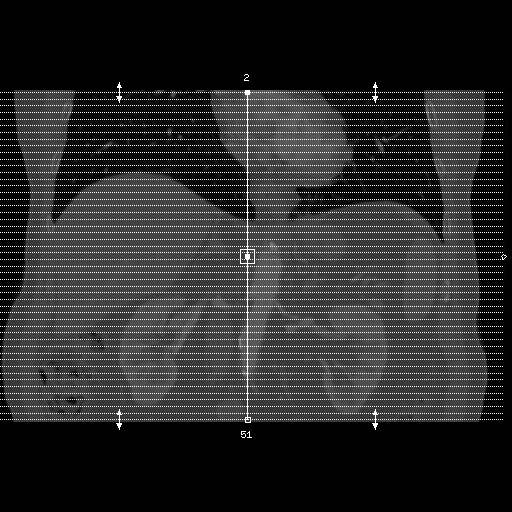
#> input picture 2022/11_AP_Ax5.00mm/dicom-00001.dcm, 512 x 512 px; its folder holds 4 pictures in this run; the run also reads 4 pictures not shown here
$ python main.py
#> lines starting #> are read from the running program, lines starting #| are printed output that depends on the picture
#> in load_dicom_volume, `dz = float(ds.SliceThickness)`: dz = 5
#> in load_dicom_volume, `dy, dx = map(float, ds.PixelSpacing)`: dy = 0.748
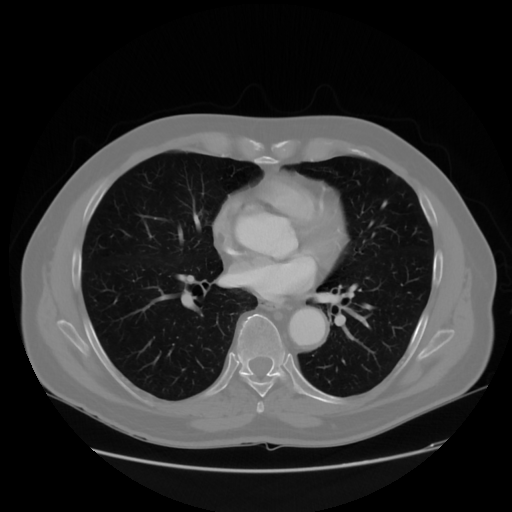
#> input picture 2022/11_AP_Ax5.00mm/dicom-00004.dcm, 512 x 512 px
#> in build_mask_volume, `ct_files = sorted( CT_DIR.glob("*.dcm"), key=lambda f: float(pydicom.d..`: ct_files = 4 items
#> in build_mask_volume, `ct_datasets = ct_datasets[:-1]`: ct_datasets = 3 items
#> in build_mask_volume, `ct_zs = np.array([float(ds.ImagePositionPatient[2]) for ds in ct_datas..`: ct_zs = [-24.88, -19.88, -14.88]
#> in build_mask_volume, `seg_zs = np.array([ float(fg.PlanePositionSequence[0].ImagePositionPat..`: seg_zs = 29 values from -194.9 to -54.88
#> in build_mask_volume, `n_slices = len(ct_datasets)`: n_slices = 3
#> the loop in build_mask_volume, `for i, z in enumerate(seg_zs):` made 29 passes
#> z on passes 1 to 12: -194.9, -189.9, -184.9, -179.9, -174.9, -169.9, -164.9, -159.9, -154.9, -149.9, -144.9, -139.9
#> the loop in build_mask_volume (call 2), `for i, z in enumerate(seg_zs):` made 3 passes
#> z on passes 1 to 3: -129.9, -124.9, -119.9
import os
import numpy as np
import pydicom
import matplotlib.pyplot as plt
from pathlib import Path
from typing import List, Optional
import matplotlib.animation as animation
import scipy.ndimage
from skimage.segmentation import watershed
from skimage.feature import peak_local_max
from scipy.ndimage import distance_transform_edt, label
from sklearn.metrics import precision_score, recall_score, jaccard_score, f1_score
from skimage.filters import threshold_otsu

REF_DIR = Path("/Users/shihab/UIB/Medical Image Processing/medical-image-processing/2022/11_AP_Ax5.00mm")
INP_DIR = Path("/Users/shihab/UIB/Medical Image Processing/medical-image-processing/2022/30_EQP_Ax5.00mm")

LIVER_PATH = Path("/Users/shihab/UIB/Medical Image Processing/medical-image-processing/2022/11_AP_Ax5.00mm_ManualROI_Liver.dcm")
TUMOR_PATH = Path("/Users/shihab/UIB/Medical Image Processing/medical-image-processing/2022/11_AP_Ax5.00mm_ManualROI_Tumor.dcm")


# rotate the volume around the axial (Z) plane
def rotate_on_axial_plane(vol: np.ndarray, angle: float) -> np.ndarray:
    return scipy.ndimage.rotate(vol, angle, axes=(1, 2), reshape=False)

# compute maximum intensity projection along the given axis
def max_projection(vol: np.ndarray, axis: int) -> np.ndarray:
    return vol.max(axis=axis)

# generate a rotating MIP animation with mask overlays
def animate_rotating_MIP_planes(vol, spacing, mask1=None, mask2=None):
#> called with vol = array of shape (3, 512, 512), spacing = (5, 0.748, 0.748), mask1 = array of shape (3, 512, 512), mask2 = array of shape (3, 512, 512)
    alpha = 0.35
    colors = [(0.0, 1.0, 0.0), (1.0, 0.0, 0.0)]
    cm = plt.get_cmap("gray")

    # rotation angles for 16 projections
    angles = np.linspace(0, 360 * 31 / 32, 32)

    fig, ax = plt.subplots()
    ax.axis("off")

    frames = []

    for angle in angles:
        # rotate the volume
        v = rotate_on_axial_plane(vol, angle)

        # compute sagittal MIP
        mip = v.max(axis=2)

        # normalize and convert to RGB
        img = cm((mip - vol.min()) / (vol.max() - vol.min()))[..., :3]

        if mask1 is not None or mask2 is not None:
            # create RGBA overlay
            overlay = np.ones((*mip.shape, 4), dtype=np.float32)
            overlay[..., :3] = img

            for idx, m in enumerate((mask1, mask2)):
                if m is not None:
                    # rotate and project the mask
                    m_rot = rotate_on_axial_plane(m, angle)
                    m_proj = m_rot.max(axis=2) > 0

                    # blend color into overlay
                    overlay[m_proj, :3] = (
                        (1 - alpha) * overlay[m_proj, :3] +
                        alpha * np.array(colors[idx])
                    )

            frame = ax.imshow(overlay, origin="lower", aspect=spacing[0]/spacing[1], animated=True)
        else:
            frame = ax.imshow(mip, cmap="gray", origin="lower", aspect=spacing[0]/spacing[1], animated=True)

        frames.append([frame])

    ani = animation.ArtistAnimation(fig, frames, interval=100)
    ani.save("animation.gif")
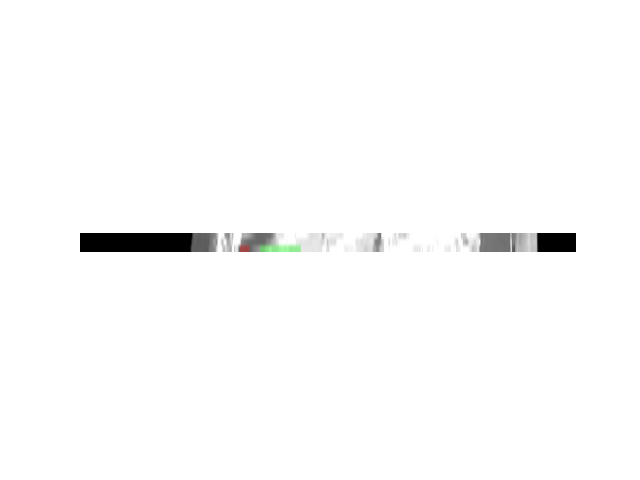
#> saved as animation.gif: PIL image 640x480 RGBA; mean R, G, B, A 251.4, 251.5, 251.4, 255
    plt.close(fig)


# return CT volume (z, y, x) and voxel spacing (dz, dy, dx)
def load_dicom_volume(folder):
    # collect all DICOM files in the folder
    dcms = [os.path.join(folder, f) for f in os.listdir(folder) if f.lower().endswith('.dcm')]

    arrays, z_pos = [], []
    for f in dcms:
        # read slice
        ds = pydicom.dcmread(f)
        arrays.append(ds.pixel_array.astype(np.int16))

        # slice z‑position
        z_pos.append(float(ds.ImagePositionPatient[2]))

    # sort slices by z and stack into a 3‑D volume
    order = np.argsort(z_pos)
    vol = np.stack([arrays[i] for i in order], axis=0)
    vol = vol[:-1]

    # voxel spacing (dz, dy, dx)
    dz = float(ds.SliceThickness)
    dy, dx = map(float, ds.PixelSpacing)
    return vol, (dz, dy, dx)


# check if all DICOM slices belong to a single acquisition
def verify_single_acquisition(dicom_dir):
    dicom_dir = Path(dicom_dir)

    # get all DICOM files in folder
    dcm_files = list(dicom_dir.glob("*.dcm"))

    series_uids = set()
    acquisition_numbers = set()

    for dcm_file in dcm_files:
        # read DICOM header
        ds = pydicom.dcmread(dcm_file)
        series_uids.add(ds.SeriesInstanceUID)
        acquisition_numbers.add(ds.AcquisitionNumber)

    print(f"Unique Series Instance UIDs: {len(series_uids)}")
    print(f"Unique Acquisition Numbers: {len(acquisition_numbers)}")

    # check if only one series
    is_single_acquisition = len(series_uids) == 1
    if is_single_acquisition:
        print("SINGLE AQUISITION VERIFICATION: Dataset appears to contain a SINGLE acquisition.")
    else:
        print("SINGLE AQUISITION VERIFICATION: Dataset appears to contain MULTIPLE acquisitions.")
    return is_single_acquisition


# rasterize a DICOM-SEG file onto the CT volume grid (z, y, x)
def build_mask_volume(ct_dir, seg_path):
    CT_DIR = Path(ct_dir)

    # load and sort CT slices by z-position
    ct_files = sorted(
        CT_DIR.glob("*.dcm"),
        key=lambda f: float(pydicom.dcmread(f).ImagePositionPatient[2])
    )
    ct_datasets = [pydicom.dcmread(f) for f in ct_files]
    ct_datasets = ct_datasets[:-1]
    ct_zs = np.array([float(ds.ImagePositionPatient[2]) for ds in ct_datasets])

    # load segmentation and extract frames
    ds_seg = pydicom.dcmread(seg_path)
    frames = ds_seg.pixel_array

    # get z-positions for each segmentation frame
    seg_zs = np.array([
        float(fg.PlanePositionSequence[0].ImagePositionPatient[2])
        for fg in ds_seg.PerFrameFunctionalGroupsSequence
    ])

    # initialize empty mask volume
    n_slices = len(ct_datasets)
    H, W = frames.shape[1], frames.shape[2]
    mask_volume = np.zeros((n_slices, H, W), dtype=bool)

    # map each SEG frame to the closest CT slice
    for i, z in enumerate(seg_zs):
        idx = int(np.argmin(np.abs(ct_zs - z)))
        mask_volume[idx] = (frames[i] > 0)

    return mask_volume


# windowing to improve dynamic range/contrast
def apply_window(image: np.ndarray,
                 vmin: float,
                 vmax: float) -> np.ndarray:

    if vmax <= vmin:
        raise ValueError("vmax must be greater than vmin")

    clipped = np.clip(image, vmin, vmax)
    scaled = ((clipped - vmin) / (vmax - vmin)) * 255.0
    return scaled.astype(np.uint8)


def visualize(base: List[np.ndarray], spacing, titles: List[str],
              masks: List[Optional[np.ndarray]] = None,):

    alpha = 0.30
    dz, dy, dx = spacing
    exts = ([0, dx * base[0].shape[1], 0, dy * base[0].shape[0]],
            [0, dx * base[1].shape[1], 0, dz * len(base[1])],
            [0, dy * base[2].shape[1], 0, dz * len(base[2])])

    colors = [(0.0, 1.0, 0.0),
              (1.0, 0.0, 0.0)]

    fig, axs = plt.subplots(1, 3, figsize=(12, 5))
    for i, ax in enumerate(axs):
        ax.imshow(base[i], cmap='gray', extent=exts[i], origin='lower')

        if masks:
            for m_idx, m in enumerate(masks):
                if m is not None:
                    mask = m[i]
                    overlay = np.zeros((*mask.shape, 4), dtype=np.float32)
                    color = colors[m_idx % len(colors)]
                    overlay[mask > 0] = [*color, alpha]
                    ax.imshow(overlay, extent=exts[i], origin='lower')

        ax.set_title(titles[i])
        ax.axis('off')
        ax.set_aspect('equal')

    plt.tight_layout()
    plt.show()


def show_midplanes(vol, spacing, mask1=None, mask2=None):
    # extract center slices in all three planes
#> called with vol = array of shape (3, 512, 512), spacing = (5, 0.748, 0.748), mask1 = array of shape (3, 512, 512), mask2 = array of shape (3, 512, 512)
    z, y, x = np.array(vol.shape) // 2
#> z = 1; y = 256; x = 256
    base = [vol[z], vol[:, y, :], vol[:, :, x]]
    masks = None
    if mask1 is not None or mask2 is not None:
        masks = [[m[z], m[:, y, :], m[:, :, x]] if m is not None else None for m in (mask1, mask2)]
    visualize(base, spacing, [f'Axial z={z}', f'Coronal y={y}', f'Sagittal x={x}'], masks)
#> in visualize, `plt.show()`:
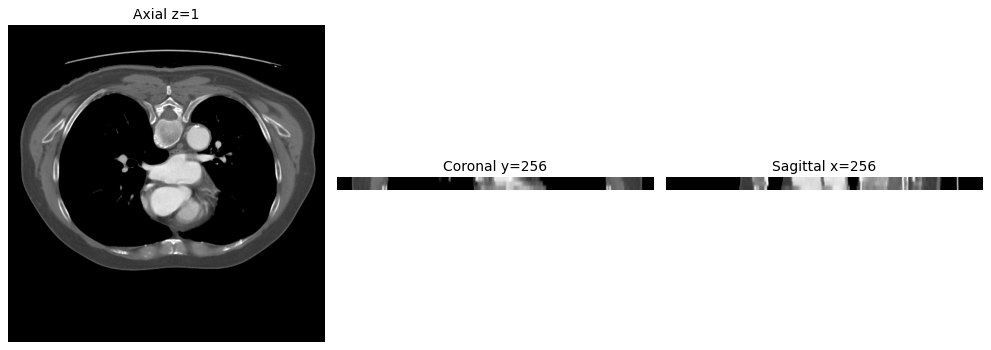
#> figure drawn by matplotlib, 3 panels


def show_mip_planes(vol, spacing, mask1=None, mask2=None, titles=['Axial MIP', 'Coronal MIP', 'Sagittal MIP']):
    # compute maximum intensity projections in three planes
    base = [vol.max(0), vol.max(1), vol.max(2)]
    masks = None
    if mask1 is not None or mask2 is not None:
        masks = [[m.max(0), m.max(1), m.max(2)] if m is not None else None for m in (mask1, mask2)]
    visualize(base, spacing, titles, masks)
#> call 2 of visualize, with spacing = (5, 0.748, 0.748)
#> in visualize (call 2), `plt.show()`:
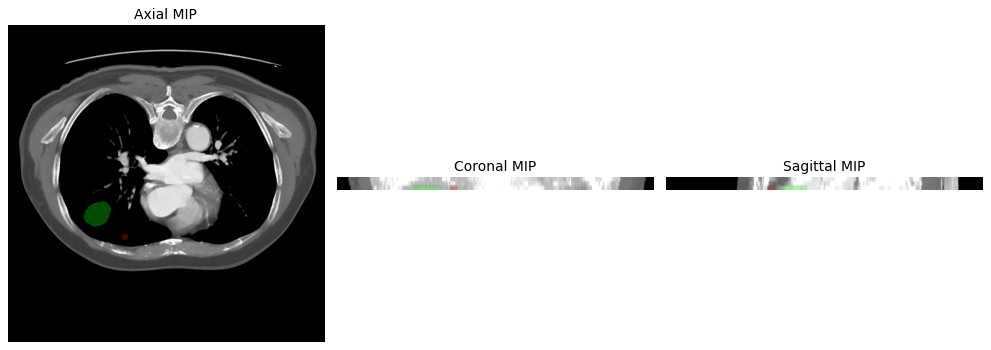
#> figure drawn by matplotlib, 3 panels


def show_aip_planes(vol, spacing, mask1=None, mask2=None):
    # compute average intensity projections in three planes
    base = [vol.mean(0), vol.mean(1), vol.mean(2)]
    masks = None
    if mask1 is not None or mask2 is not None:
        masks = [[m.max(0), m.max(1), m.max(2)] if m is not None else None for m in (mask1, mask2)]
    visualize(base, spacing, ['Axial AIP', 'Coronal AIP', 'Sagittal AIP'], masks)
#> call 3 of visualize, with spacing = (5, 0.748, 0.748)
#> in visualize (call 3), `plt.show()`:
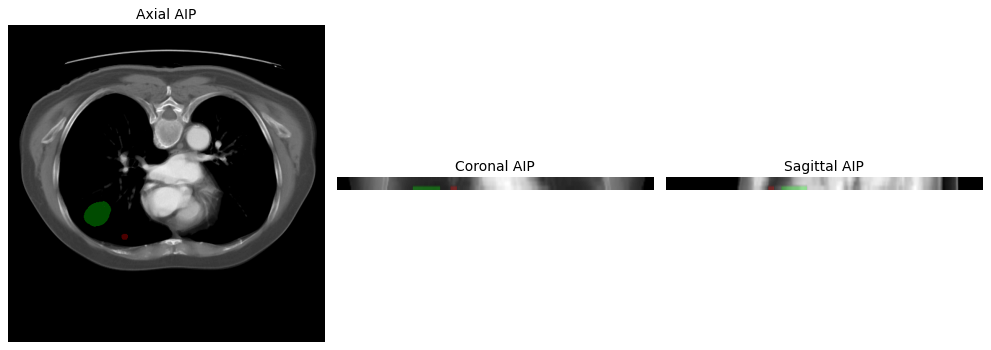
#> figure drawn by matplotlib, 3 panels


# save DICOM header to text file
def save_header(path, out_txt):
    ds = pydicom.dcmread(path)
    with open(out_txt, 'w') as f:
        f.write(str(ds))


def extract_largest_tumor_slice(tumor_mask: np.ndarray) -> tuple:
    # Find slice with largest tumor area in each plane
    z_areas = [np.sum(tumor_mask[i]) for i in range(tumor_mask.shape[0])]
    y_areas = [np.sum(tumor_mask[:,i,:]) for i in range(tumor_mask.shape[1])]
    x_areas = [np.sum(tumor_mask[:,:,i]) for i in range(tumor_mask.shape[2])]

    max_z = np.argmax(z_areas)
    max_y = np.argmax(y_areas)
    max_x = np.argmax(x_areas)

    return max_z, max_y, max_x


def show_tumor_at_indices(volume: np.ndarray, mask: np.ndarray, spacing: tuple,
                         indices: tuple[int, int, int], title_prefix: str = "", provided_mask: np.ndarray = None):
    z_idx, y_idx, x_idx = indices

    # Extract the slices at given indices
    base = [
        volume[z_idx],
        volume[:, y_idx, :],
        volume[:, :, x_idx]
    ]
    masks = []

    # If provided_mask is given, extract its slices and add to masks
    if provided_mask is not None:
        provided_mask_slices = [
            provided_mask[z_idx],
            provided_mask[:, y_idx, :],
            provided_mask[:, :, x_idx]
        ]
        masks.append(provided_mask_slices)

    # Extract corresponding mask slices
    mask_slices = [
        mask[z_idx],
        mask[:, y_idx, :],
        mask[:, :, x_idx]
    ]

    masks.append(mask_slices)

    titles = [
        f'{title_prefix}Axial (z={z_idx})',
        f'{title_prefix}Coronal (y={y_idx})',
        f'{title_prefix}Sagittal (x={x_idx})'
    ]

    # Visualize
    visualize(base, spacing, titles, masks)

def get_tumor_bbox_and_centroid(mask: np.ndarray):
    # Get indices of the mask (non-zero values)
    coords = np.argwhere(mask)

    # Bounding box: min and max along each axis
    min_z, min_y, min_x = coords.min(axis=0)
    max_z, max_y, max_x = coords.max(axis=0)

    # Centroid: mean coordinate of the tumor
    centroid = coords.mean(axis=0)

    bbox = {
        'z': (min_z, max_z),
        'y': (min_y, max_y),
        'x': (min_x, max_x)
    }

    centroid = tuple(centroid)

    return bbox, centroid

def segment_tumor_watershed(volume: np.ndarray, initial_mask: np.ndarray, margin: int = 1) -> np.ndarray:
    # Get bounding box from initial mask
#> called with volume = array of shape (3, 512, 512), initial_mask = array of shape (3, 512, 512), margin = 1
    bbox, _ = get_tumor_bbox_and_centroid(initial_mask)
    z0, z1 = bbox['z']
    y0, y1 = bbox['y']
    x0, x1 = bbox['x']

    # Add margin to bounding box
    z0, z1 = max(0, z0-margin), min(volume.shape[0], z1+margin)
    y0, y1 = max(0, y0-margin), min(volume.shape[1], y1+margin)
    x0, x1 = max(0, x0-margin), min(volume.shape[2], x1+margin)

    # Extract subvolume
    subvol = volume[z0:z1, y0:y1, x0:x1]

    # Create binary mask using Otsu threshold
    otsu_thresh = threshold_otsu(subvol)
    mask = subvol > otsu_thresh

    # # Use percentile mask
    # mask = subvol > np.percentile(subvol, 50)

    # Compute distance transform for watershed
    distance = distance_transform_edt(mask)

    # Find markers for watershed using local maxima
    local_max = peak_local_max(distance, labels=mask, footprint=np.ones((3,3,3)), exclude_border=False)
    markers = np.zeros_like(subvol, dtype=np.int32)
    for i, (z, y, x) in enumerate(local_max):
        markers[z, y, x] = i + 1

    # Apply watershed transform
    labels_ws = watershed(-distance, markers, mask=mask)

    # Keep only largest connected component
    labeled_array, _ = label(labels_ws > 0)
    sizes = np.bincount(labeled_array.ravel())
    sizes[0] = 0  # ignore background
    largest = np.argmax(sizes)
    segmented = (labeled_array == largest)

    # Place segmentation back in full volume
    full_mask = np.zeros_like(volume, dtype=bool)
    full_mask[z0:z1, y0:y1, x0:x1] = segmented
    return full_mask


def segment_tumor_region_growing(volume: np.ndarray, initial_mask: np.ndarray,
                               threshold: float = 0.1, margin: int = 1) -> np.ndarray:
    # Get bounding box from initial mask
#> called with volume = array of shape (3, 512, 512), initial_mask = array of shape (3, 512, 512), threshold = 0.6, margin = 1
    bbox, _ = get_tumor_bbox_and_centroid(initial_mask)
    z0, z1 = bbox['z']
    y0, y1 = bbox['y']
    x0, x1 = bbox['x']

    # Add margin to bounding box
    z0, z1 = max(0, z0-margin), min(volume.shape[0], z1+margin)
    y0, y1 = max(0, y0-margin), min(volume.shape[1], y1+margin)
    x0, x1 = max(0, x0-margin), min(volume.shape[2], x1+margin)

    # Extract and normalize subvolume
    subvol = volume[z0:z1, y0:y1, x0:x1].astype(np.float32)
    subvol = (subvol - subvol.min()) / (subvol.max() - subvol.min())

    # Find seed point (brightest point)
    max_coords = np.unravel_index(np.argmax(subvol), subvol.shape)
    cz, cy, cx = max_coords
    seed_intensity = subvol[cz, cy, cx]

    # Initialize segmentation
    segmented = np.zeros_like(subvol, dtype=bool)
    queue = [(cz, cy, cx)]
    visited = set()

    # Region growing
    while queue:
        z, y, x = queue.pop(0)
        if (z, y, x) not in visited:
            visited.add((z, y, x))
            if (0 <= z < subvol.shape[0] and
                0 <= y < subvol.shape[1] and
                0 <= x < subvol.shape[2]):
                # Check if voxel is similar to seed
                if abs(subvol[z,y,x] - seed_intensity) < threshold:
                    segmented[z,y,x] = True
                    neighbors = [
                        (z-1,y,x), (z+1,y,x),
                        (z,y-1,x), (z,y+1,x),
                        (z,y,x-1), (z,y,x+1)
                    ]
                    queue.extend(
                        (nz,ny,nx) for nz,ny,nx in neighbors
                        if (nz,ny,nx) not in visited
                    )

    # Place segmentation back in full volume
    full_mask = np.zeros_like(volume, dtype=bool)
    full_mask[z0:z1, y0:y1, x0:x1] = segmented
    return full_mask

def evaluate_segmentation(true_mask: np.ndarray, pred_mask: np.ndarray) -> dict:
    y_true = true_mask.flatten()
    y_pred = pred_mask.flatten()
    return {
        "Dice": f1_score(y_true, y_pred),
        "Jaccard": jaccard_score(y_true, y_pred),
        "Precision": precision_score(y_true, y_pred),
        "Recall": recall_score(y_true, y_pred)
    }

if __name__ == "__main__":

    # generate headers for each type of file
    save_header(next(REF_DIR.glob("*.dcm")), "header_ct.txt")
    save_header(TUMOR_PATH, "header_tumor.txt")
    save_header(LIVER_PATH, "header_liver.txt")

    # load the reference directory
    volume, spacing_mm = load_dicom_volume(REF_DIR)
    volume = apply_window(volume, vmin=-300, vmax=500)

    # verify single aquisition
    is_single = verify_single_acquisition(REF_DIR)

    # generate masks
    mask_volume_liver = build_mask_volume(REF_DIR, LIVER_PATH)
    mask_volume_tumor = build_mask_volume(REF_DIR, TUMOR_PATH)

    animate_rotating_MIP_planes(volume, spacing_mm, mask_volume_liver, mask_volume_tumor)

    # visualize
    show_midplanes(volume, spacing_mm, mask_volume_liver, mask_volume_tumor)
    show_mip_planes(volume, spacing_mm, mask_volume_liver, mask_volume_tumor)
    show_aip_planes(volume, spacing_mm, mask_volume_liver, mask_volume_tumor)

    # Get indices of largest tumor slices
    max_z, max_y, max_x = extract_largest_tumor_slice(mask_volume_tumor)

    # Watershed
    watershed_mask = segment_tumor_watershed(volume, mask_volume_tumor)

    # Region growing
    region_grown_mask = segment_tumor_region_growing(volume, mask_volume_tumor, threshold=0.60)

    # show_mip_planes(volume, spacing_mm, None, mask_volume_tumor)
    show_mip_planes(volume, spacing_mm, mask_volume_tumor, watershed_mask, ['Watershed Axial MIP', 'Watershed Coronal MIP', 'Watershed Sagittal MIP'])
    show_mip_planes(volume, spacing_mm, mask_volume_tumor, region_grown_mask, ['Region Growing Axial MIP', 'Region Growing Coronal MIP', 'Region Growing Sagittal MIP'])

    show_tumor_at_indices(volume, watershed_mask, spacing_mm, (max_z, max_y, max_x), "Watershed ", provided_mask=mask_volume_tumor)
#> in visualize (call 6), `plt.show()`:
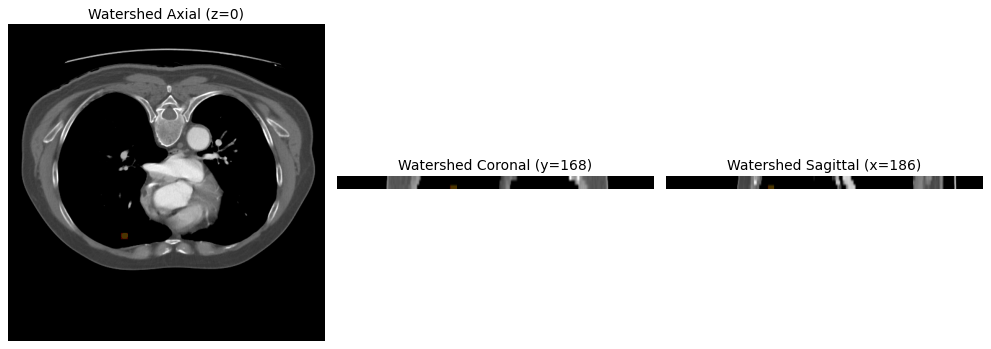
#> figure drawn by matplotlib, 3 panels
    show_tumor_at_indices(volume, region_grown_mask, spacing_mm, (max_z, max_y, max_x), "Region Growing ", provided_mask=mask_volume_tumor)
#> in visualize (call 7), `plt.show()`:
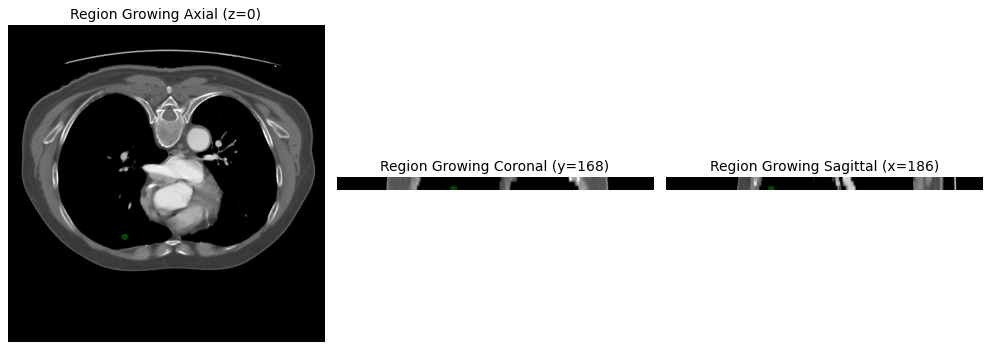
#> figure drawn by matplotlib, 3 panels

    metrics_ws = evaluate_segmentation(mask_volume_tumor, watershed_mask)
    print("Watershed metrics:", metrics_ws)

    metrics_rg = evaluate_segmentation(mask_volume_tumor, region_grown_mask)
    print("Region Growing metrics:", metrics_rg)

    # Print volumes of original tumor mask
    tumor_volume = np.sum(mask_volume_tumor)
    print(f"\nOriginal tumor volume: {tumor_volume} voxels")

    # Segment using watershed and print volume
    watershed_volume = np.sum(watershed_mask)
    print(f"Watershed segmentation volume: {watershed_volume} voxels")

    # Region growing and print volume
    region_growing_volume = np.sum(region_grown_mask)
    print(f"Region growing segmentation volume: {region_growing_volume} voxels")

    # Print volume differences
    ws_diff = ((watershed_volume - tumor_volume) / tumor_volume) * 100
    rg_diff = ((region_growing_volume - tumor_volume) / tumor_volume) * 100
    print(f"\nVolume differences from ground truth:")
    print(f"Watershed: {ws_diff:.1f}%")
    print(f"Region Growing: {rg_diff:.1f}%")
